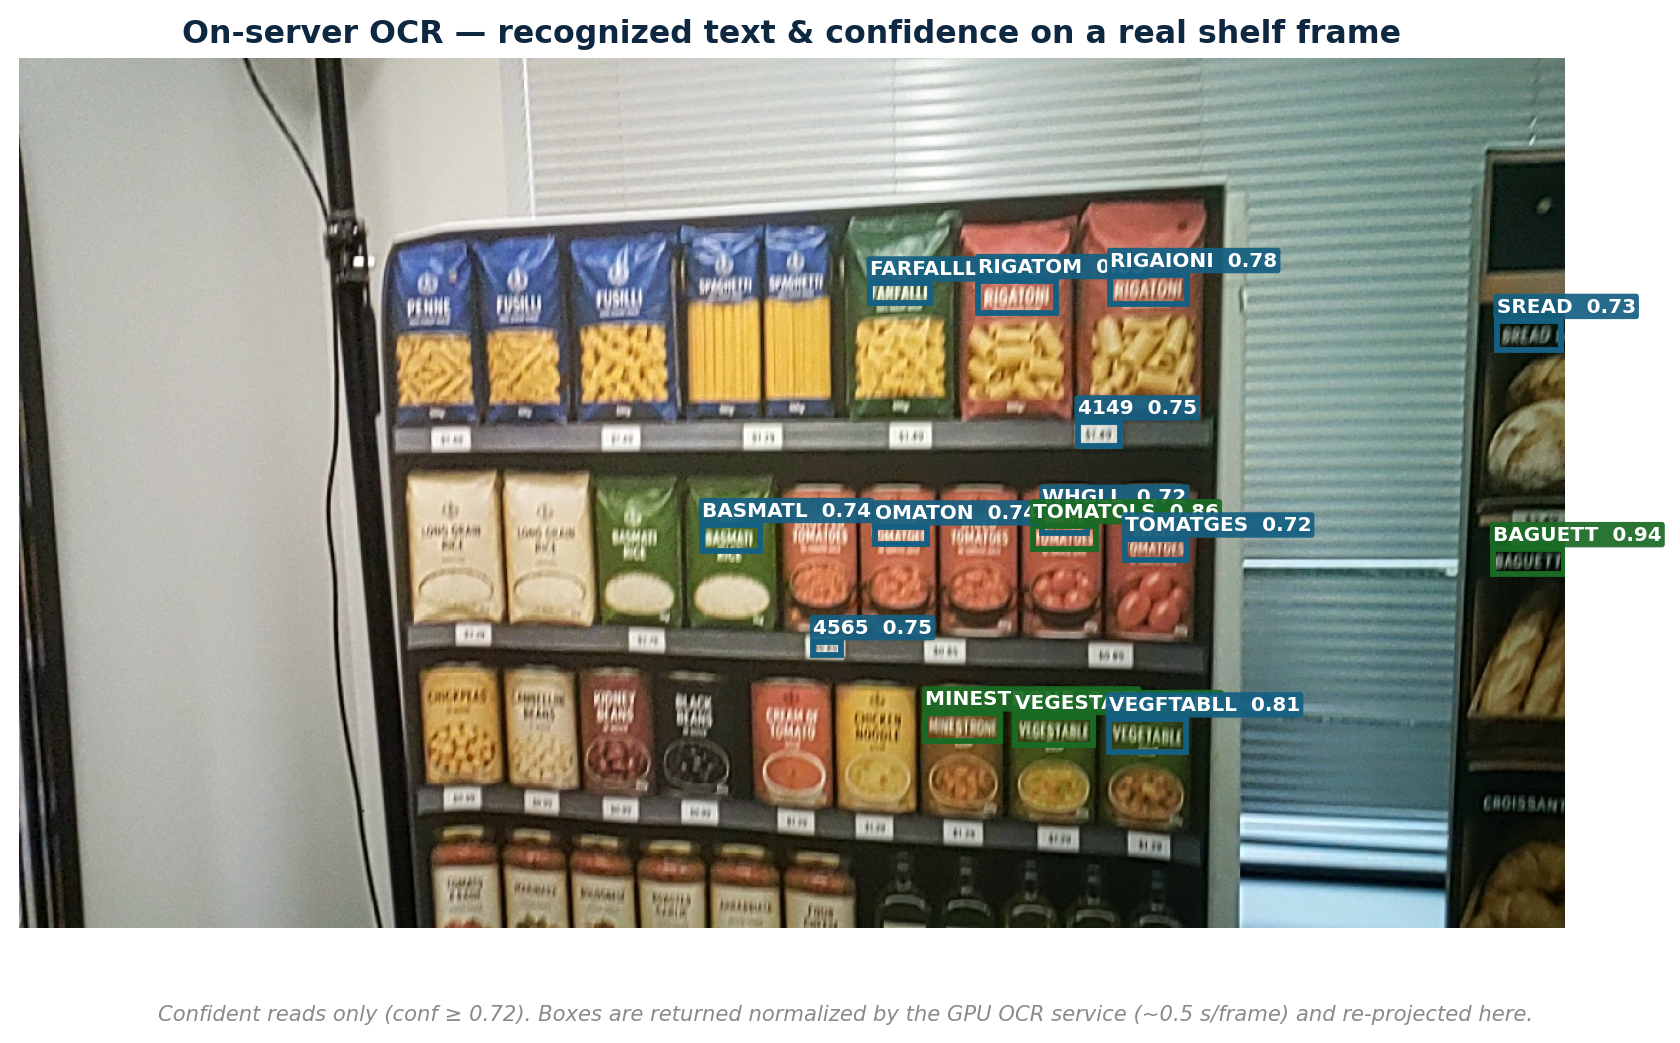

Generate this figure with Python:
import sys, glob, os, json, urllib.request
import cv2
import numpy as np
import matplotlib.pyplot as plt
from matplotlib.patches import Rectangle
sys.path.insert(0, r"C:\Users\Pedro\glass_diag\paper")
import cava
cava.apply()
OUT = r"C:\Users\Pedro\glass_diag\paper"

def ocr(path):
    raw = open(path, "rb").read()
    req = urllib.request.Request("http://127.0.0.1:8090/ocr?lang=en", data=raw, method="POST",
                                 headers={"Content-Type": "application/octet-stream"})
    with urllib.request.urlopen(req, timeout=30) as r:
        return json.loads(r.read().decode()).get("lines", [])

# Fixed, representative shelf frame (pasta / sauce aisle, many recognizable products).
CONF_MIN = 0.72
best = r"C:\Users\Pedro\pc_server_sessions\20260625-170148_750892\frames\000753.jpg"
best_lines = [l for l in ocr(best) if l["conf"] >= CONF_MIN and len(l["text"].strip()) >= 3]
print("rendering", os.path.basename(best), "with", len(best_lines), "confident lines (>=%.2f)" % CONF_MIN)

# --- render overlay ---
img = cv2.cvtColor(cv2.imread(best), cv2.COLOR_BGR2RGB)
h, w = img.shape[:2]
fig, ax = plt.subplots(figsize=(9.0, 9.0*h/w + 0.6))
ax.imshow(img)
ax.axis("off")
for l in best_lines:
    b = l["box"]; conf = l["conf"]; txt = l["text"].strip()
    x, y, bw, bh = b["x"]*w, b["y"]*h, b["w"]*w, b["h"]*h
    c = cava.GREEN if conf >= 0.85 else cava.TEAL
    ax.add_patch(Rectangle((x, y), bw, bh, fill=False, edgecolor=c, lw=2.2))
    ax.text(x, max(y-4, 9), f"{txt}  {conf:.2f}", fontsize=7.6, color="white", fontweight="bold", va="bottom",
            bbox=dict(boxstyle="round,pad=0.16", fc=c, ec="none", alpha=.93))
ax.set_title("On-server OCR — recognized text & confidence on a real shelf frame",
             fontsize=12, color=cava.NAVY, fontweight="bold")
fig.text(0.5, 0.01, "Confident reads only (conf ≥ 0.72). Boxes are returned normalized by the GPU OCR service (~0.5 s/frame) and re-projected here.",
         ha="center", fontsize=8, color=cava.GREY_D, style="italic")
fig.tight_layout()
fig.savefig(OUT + r"\fig_ocr_overlay.png", bbox_inches="tight", dpi=190)
print("saved fig_ocr_overlay.png")
